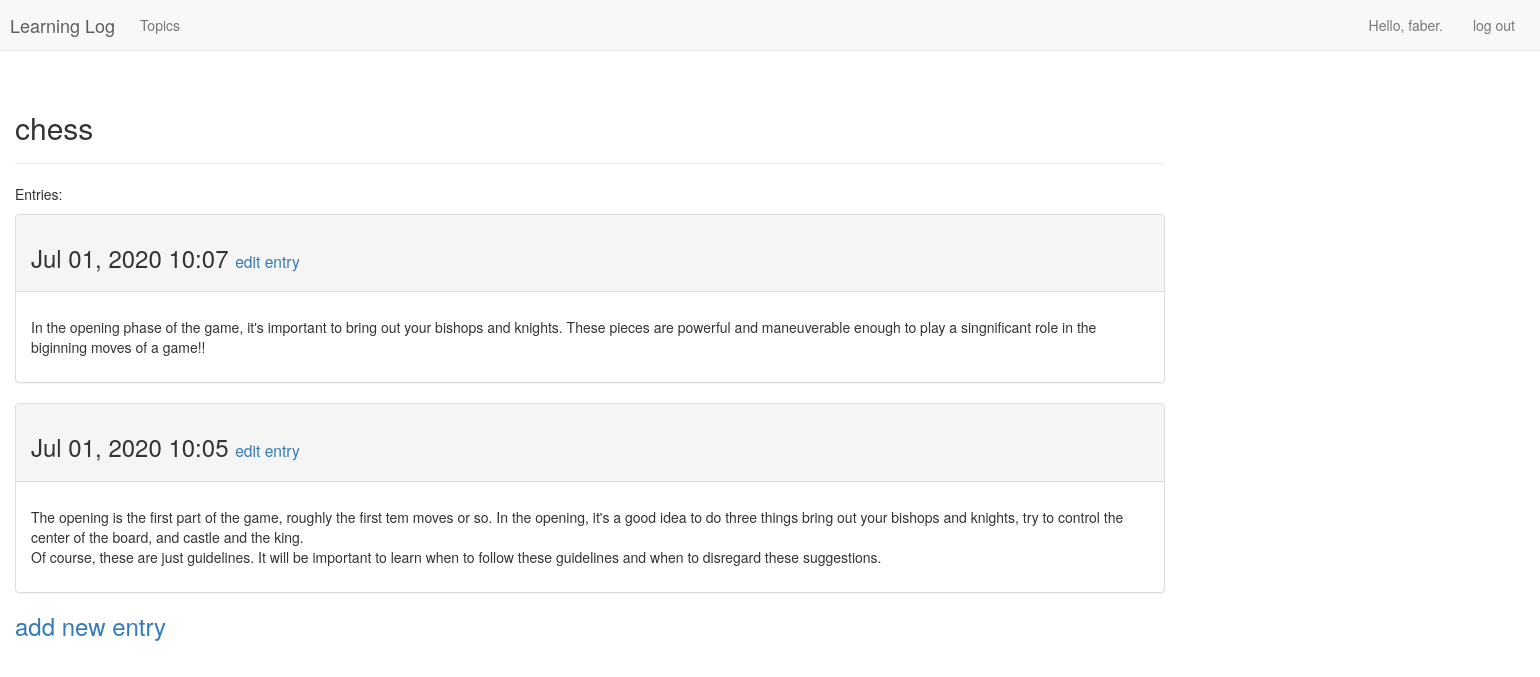
The page /topics/1/ (signed in) on the database its author committed.
### learning_logs/models.py (models this page shows, shortened)
class Topic (models.Model): #sottoclasse di Model
    text= models.CharField(max_length= 200)
    date_added= models.DateTimeField(auto_now_add= True)
    owner= models.ForeignKey(User, default= 1, on_delete=models.SET_DEFAULT)
    def __str__(self):
        return self.text

class Entry(models.Model):
    topic= models.ForeignKey(Topic, on_delete=models.CASCADE)  #id dei topics
    text= models.TextField()
    date_added=models.DateTimeField(auto_now_add=True)
    """Meta contiene informazioni supplementari per la gestione dei modelli"""
    class Meta:
        verbose_name_plural= "entries" #entries invece di entrys

### learning_logs/views.py (the view)
# urls.py: url(r'^topics/(?P<topic_id>\d+)/$', views.topic, name="topic"), #? indica l'inizio della query, \d+ indica di catturare ogni numero digitat
@login_required
def topic(request, topic_id):
    topic= Topic.objects.get(id=topic_id)
    if topic.owner != request.user:
        raise Http404
    entries= topic.entry_set.order_by('-date_added')
    context= {'topic': topic, 'entries': entries}
    return  render(request, 'topic.html', context)

### learning_logs/templates/topic.html (shortened to what this page needs)
<!DOCTYPE html>
<html lang="en">
{% extends 'base.html' %}
{% load bootstrap3 %}
{% block header %}
    <h2>
        {{ topic }}
    </h2>
{% endblock header %}
{% block content %}
    <p>Entries:</p>
    {% for entry in entries %}
        <div class="panel panel-default">
            <div class="panel-heading">
                <h3>
                    {{ entry.date_added|date:'M d, Y H:i' }}
                    <small>
                        <a href="{% url "learning_logs:edit_entry" entry.id %}" >edit entry</a>
                    </small>
                </h3>
            </div>
            <div class="panel-body">
                <p>{{ entry.text|linebreaks }}</p>
            </div>
        </div>
    {% empty %}
        <h4>
            There are no entries for this topic yet
        </h4>
    {% endfor %}
    <h3>
<a href="{% url 'learning_logs:new_entry' topic.id %}">add new entry</a>
</h3>
{% endblock content %}

### learning_logs/templates/base.html (shortened to what this page needs)
{% load bootstrap3 %}
<!doctype html>
<html lang="en">
<head>
    {%  bootstrap_css %}
    <link rel="stylesheet" type="text/css" href="/static/css/style.css">
</head
<body>
<nav class="navbar navbar-default navbar-static-top">
    <div class="container">
        <div class="navbar-header">
            <a class="navbar-brand" href="{% url 'learning_logs:index' %}">
                Learning Log</a>
        </div>
        <div id="navbar" class="navbar-collapse collapse">
            <ul class="nav navbar-nav">
                <li><a href="{% url 'learning_logs:topics' %}">Topics</a></li>
            </ul>
            <ul class="nav navbar-nav navbar-right">
            {% if user.is_authenticated %}
                <li><a>Hello, {{ user.username }}.</a></li>
                <li><a href="{% url 'users:logout' %}">log out</a></li>
            {% else %}
                <li><a href="{% url 'users:register' %}">register</a></li>
                <li><a href="{% url 'users:login' %}">log in</a></li>
            {% endif %}
            </ul>
        </div>
    </div>
</nav>
<div class="container">
    <div class="page-header">
        {% block header %}{% endblock header %}
    </div>
    <div>
        {% block content  %}{% endblock content %}
    </div>
</div>
</body>
</html>

### learning_logs/static/css/style.css (style rules this page uses)
.navbar-brand { padding-left: 10px; padding-right: 10px; }
.navbar-right { float: right!important; margin-right: -365px; }
.container { padding-right: 10px; padding-left: 10px; margin-left: 5px; margin-right: 5px; }

### rows shown on the page
Topic: text "chess"
Entry: date_added "Jul 01, 2020 10:07", text "In the opening phase of the game, it's important to bring out your bishops and knights. These pieces are powerful and maneuverable enough to play a singnificant role in the biginning moves of a game!!"
Entry: date_added "Jul 01, 2020 10:05", text "The opening is the first part of the game, roughly the first tem moves or so. In the opening, it's a good idea to do three things bring out your bishops and knights, try to control the center of the board, and castle and the king. Of course, these are just guidelines. It will be important to learn when to follow these guidelines and when to disregard these suggestions."

### other values the page prints
{{ user.username }} "faber"
